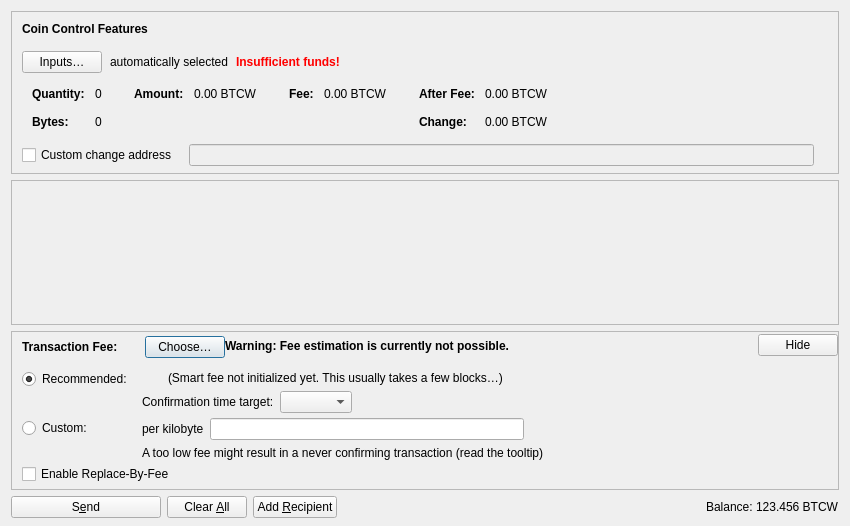
<?xml version="1.0" encoding="UTF-8"?>
<ui version="4.0">
 <class>SendCoinsDialog</class>
 <widget class="QDialog" name="SendCoinsDialog">
  <property name="geometry">
   <rect>
    <x>0</x>
    <y>0</y>
    <width>850</width>
    <height>526</height>
   </rect>
  </property>
  <property name="windowTitle">
   <string>Send Coins</string>
  </property>
  <layout class="QVBoxLayout" name="verticalLayout" stretch="0,1,0,0">
   <property name="bottomMargin">
    <number>8</number>
   </property>
   <item>
    <widget class="QFrame" name="frameCoinControl">
     <property name="sizePolicy">
      <sizepolicy hsizetype="Expanding" vsizetype="Expanding">
       <horstretch>0</horstretch>
       <verstretch>0</verstretch>
      </sizepolicy>
     </property>
     <property name="maximumSize">
      <size>
       <width>16777215</width>
       <height>16777215</height>
      </size>
     </property>
     <property name="frameShape">
      <enum>QFrame::StyledPanel</enum>
     </property>
     <property name="frameShadow">
      <enum>QFrame::Sunken</enum>
     </property>
     <layout class="QVBoxLayout" name="verticalLayoutCoinControl2">
      <property name="spacing">
       <number>0</number>
      </property>
      <property name="leftMargin">
       <number>0</number>
      </property>
      <property name="topMargin">
       <number>0</number>
      </property>
      <property name="rightMargin">
       <number>0</number>
      </property>
      <property name="bottomMargin">
       <number>6</number>
      </property>
      <item>
       <layout class="QVBoxLayout" name="verticalLayoutCoinControl" stretch="0,0,0,0,1">
        <property name="spacing">
         <number>0</number>
        </property>
        <property name="leftMargin">
         <number>10</number>
        </property>
        <property name="topMargin">
         <number>10</number>
        </property>
        <item>
         <layout class="QHBoxLayout" name="horizontalLayoutCoinControl1">
          <property name="bottomMargin">
           <number>15</number>
          </property>
          <item>
           <widget class="QLabel" name="labelCoinControlFeatures">
            <property name="sizePolicy">
             <sizepolicy hsizetype="Preferred" vsizetype="Maximum">
              <horstretch>0</horstretch>
              <verstretch>0</verstretch>
             </sizepolicy>
            </property>
            <property name="font">
             <font>
              <weight>75</weight>
              <bold>true</bold>
             </font>
            </property>
            <property name="styleSheet">
             <string notr="true">font-weight:bold;</string>
            </property>
            <property name="text">
             <string>Coin Control Features</string>
            </property>
           </widget>
          </item>
         </layout>
        </item>
        <item>
         <layout class="QHBoxLayout" name="horizontalLayoutCoinControl2" stretch="0,0,0,0">
          <property name="spacing">
           <number>8</number>
          </property>
          <property name="bottomMargin">
           <number>10</number>
          </property>
          <item>
           <widget class="QPushButton" name="pushButtonCoinControl">
            <property name="styleSheet">
             <string notr="true"/>
            </property>
            <property name="text">
             <string>Inputs…</string>
            </property>
            <property name="autoDefault">
             <bool>false</bool>
            </property>
           </widget>
          </item>
          <item>
           <widget class="QLabel" name="labelCoinControlAutomaticallySelected">
            <property name="text">
             <string>automatically selected</string>
            </property>
            <property name="margin">
             <number>5</number>
            </property>
           </widget>
          </item>
          <item>
           <widget class="QLabel" name="labelCoinControlInsuffFunds">
            <property name="font">
             <font>
              <weight>75</weight>
              <bold>true</bold>
             </font>
            </property>
            <property name="styleSheet">
             <string notr="true">color:red;font-weight:bold;</string>
            </property>
            <property name="text">
             <string>Insufficient funds!</string>
            </property>
            <property name="margin">
             <number>5</number>
            </property>
           </widget>
          </item>
          <item>
           <spacer name="horizontalSpacerCoinControl">
            <property name="orientation">
             <enum>Qt::Horizontal</enum>
            </property>
            <property name="sizeHint" stdset="0">
             <size>
              <width>40</width>
              <height>1</height>
             </size>
            </property>
           </spacer>
          </item>
         </layout>
        </item>
        <item>
         <widget class="QWidget" name="widgetCoinControl" native="true">
          <property name="sizePolicy">
           <sizepolicy hsizetype="Preferred" vsizetype="Preferred">
            <horstretch>0</horstretch>
            <verstretch>0</verstretch>
           </sizepolicy>
          </property>
          <property name="minimumSize">
           <size>
            <width>0</width>
            <height>0</height>
           </size>
          </property>
          <property name="styleSheet">
           <string notr="true"/>
          </property>
          <layout class="QHBoxLayout" name="horizontalLayoutCoinControl5">
           <property name="leftMargin">
            <number>0</number>
           </property>
           <property name="topMargin">
            <number>0</number>
           </property>
           <property name="rightMargin">
            <number>0</number>
           </property>
           <property name="bottomMargin">
            <number>0</number>
           </property>
           <item>
            <layout class="QHBoxLayout" name="horizontalLayoutCoinControl3" stretch="0,0,0,1">
             <property name="spacing">
              <number>20</number>
             </property>
             <property name="topMargin">
              <number>0</number>
             </property>
             <property name="bottomMargin">
              <number>10</number>
             </property>
             <item>
              <layout class="QFormLayout" name="formLayoutCoinControl1">
               <property name="labelAlignment">
                <set>Qt::AlignLeft|Qt::AlignVCenter</set>
               </property>
               <property name="horizontalSpacing">
                <number>10</number>
               </property>
               <property name="verticalSpacing">
                <number>14</number>
               </property>
               <property name="leftMargin">
                <number>10</number>
               </property>
               <property name="topMargin">
                <number>4</number>
               </property>
               <property name="rightMargin">
                <number>6</number>
               </property>
               <item row="0" column="0">
                <widget class="QLabel" name="labelCoinControlQuantityText">
                 <property name="font">
                  <font>
                   <weight>75</weight>
                   <bold>true</bold>
                  </font>
                 </property>
                 <property name="text">
                  <string>Quantity:</string>
                 </property>
                 <property name="margin">
                  <number>0</number>
                 </property>
                </widget>
               </item>
               <item row="0" column="1">
                <widget class="QLabel" name="labelCoinControlQuantity">
                 <property name="cursor">
                  <cursorShape>IBeamCursor</cursorShape>
                 </property>
                 <property name="contextMenuPolicy">
                  <enum>Qt::ActionsContextMenu</enum>
                 </property>
                 <property name="text">
                  <string notr="true">0</string>
                 </property>
                 <property name="margin">
                  <number>0</number>
                 </property>
                 <property name="textInteractionFlags">
                  <set>Qt::LinksAccessibleByMouse|Qt::TextSelectableByKeyboard|Qt::TextSelectableByMouse</set>
                 </property>
                </widget>
               </item>
               <item row="1" column="0">
                <widget class="QLabel" name="labelCoinControlBytesText">
                 <property name="font">
                  <font>
                   <weight>75</weight>
                   <bold>true</bold>
                  </font>
                 </property>
                 <property name="text">
                  <string>Bytes:</string>
                 </property>
                </widget>
               </item>
               <item row="1" column="1">
                <widget class="QLabel" name="labelCoinControlBytes">
                 <property name="cursor">
                  <cursorShape>IBeamCursor</cursorShape>
                 </property>
                 <property name="contextMenuPolicy">
                  <enum>Qt::ActionsContextMenu</enum>
                 </property>
                 <property name="text">
                  <string notr="true">0</string>
                 </property>
                 <property name="textInteractionFlags">
                  <set>Qt::LinksAccessibleByMouse|Qt::TextSelectableByKeyboard|Qt::TextSelectableByMouse</set>
                 </property>
                </widget>
               </item>
              </layout>
             </item>
             <item>
              <layout class="QFormLayout" name="formLayoutCoinControl2">
               <property name="horizontalSpacing">
                <number>10</number>
               </property>
               <property name="verticalSpacing">
                <number>14</number>
               </property>
               <property name="leftMargin">
                <number>6</number>
               </property>
               <property name="topMargin">
                <number>4</number>
               </property>
               <property name="rightMargin">
                <number>6</number>
               </property>
               <item row="0" column="0">
                <widget class="QLabel" name="labelCoinControlAmountText">
                 <property name="font">
                  <font>
                   <weight>75</weight>
                   <bold>true</bold>
                  </font>
                 </property>
                 <property name="text">
                  <string>Amount:</string>
                 </property>
                 <property name="margin">
                  <number>0</number>
                 </property>
                </widget>
               </item>
               <item row="0" column="1">
                <widget class="QLabel" name="labelCoinControlAmount">
                 <property name="cursor">
                  <cursorShape>IBeamCursor</cursorShape>
                 </property>
                 <property name="contextMenuPolicy">
                  <enum>Qt::ActionsContextMenu</enum>
                 </property>
                 <property name="text">
                  <string notr="true">0.00 BTCW</string>
                 </property>
                 <property name="textInteractionFlags">
                  <set>Qt::LinksAccessibleByMouse|Qt::TextSelectableByKeyboard|Qt::TextSelectableByMouse</set>
                 </property>
                </widget>
               </item>
              </layout>
             </item>
             <item>
              <layout class="QFormLayout" name="formLayoutCoinControl3">
               <property name="horizontalSpacing">
                <number>10</number>
               </property>
               <property name="verticalSpacing">
                <number>14</number>
               </property>
               <property name="leftMargin">
                <number>6</number>
               </property>
               <property name="topMargin">
                <number>4</number>
               </property>
               <property name="rightMargin">
                <number>6</number>
               </property>
               <item row="0" column="0">
                <widget class="QLabel" name="labelCoinControlFeeText">
                 <property name="font">
                  <font>
                   <weight>75</weight>
                   <bold>true</bold>
                  </font>
                 </property>
                 <property name="text">
                  <string>Fee:</string>
                 </property>
                 <property name="margin">
                  <number>0</number>
                 </property>
                </widget>
               </item>
               <item row="0" column="1">
                <widget class="QLabel" name="labelCoinControlFee">
                 <property name="cursor">
                  <cursorShape>IBeamCursor</cursorShape>
                 </property>
                 <property name="contextMenuPolicy">
                  <enum>Qt::ActionsContextMenu</enum>
                 </property>
                 <property name="text">
                  <string notr="true">0.00 BTCW</string>
                 </property>
                 <property name="textInteractionFlags">
                  <set>Qt::LinksAccessibleByMouse|Qt::TextSelectableByKeyboard|Qt::TextSelectableByMouse</set>
                 </property>
                </widget>
               </item>
              </layout>
             </item>
             <item>
              <layout class="QFormLayout" name="formLayoutCoinControl4">
               <property name="labelAlignment">
                <set>Qt::AlignLeft|Qt::AlignVCenter</set>
               </property>
               <property name="horizontalSpacing">
                <number>10</number>
               </property>
               <property name="verticalSpacing">
                <number>14</number>
               </property>
               <property name="leftMargin">
                <number>6</number>
               </property>
               <property name="topMargin">
                <number>4</number>
               </property>
               <property name="rightMargin">
                <number>6</number>
               </property>
               <item row="0" column="0">
                <widget class="QLabel" name="labelCoinControlAfterFeeText">
                 <property name="font">
                  <font>
                   <weight>75</weight>
                   <bold>true</bold>
                  </font>
                 </property>
                 <property name="text">
                  <string>After Fee:</string>
                 </property>
                 <property name="margin">
                  <number>0</number>
                 </property>
                </widget>
               </item>
               <item row="0" column="1">
                <widget class="QLabel" name="labelCoinControlAfterFee">
                 <property name="cursor">
                  <cursorShape>IBeamCursor</cursorShape>
                 </property>
                 <property name="contextMenuPolicy">
                  <enum>Qt::ActionsContextMenu</enum>
                 </property>
                 <property name="text">
                  <string notr="true">0.00 BTCW</string>
                 </property>
                 <property name="textInteractionFlags">
                  <set>Qt::LinksAccessibleByMouse|Qt::TextSelectableByKeyboard|Qt::TextSelectableByMouse</set>
                 </property>
                </widget>
               </item>
               <item row="1" column="0">
                <widget class="QLabel" name="labelCoinControlChangeText">
                 <property name="font">
                  <font>
                   <weight>75</weight>
                   <bold>true</bold>
                  </font>
                 </property>
                 <property name="text">
                  <string>Change:</string>
                 </property>
                </widget>
               </item>
               <item row="1" column="1">
                <widget class="QLabel" name="labelCoinControlChange">
                 <property name="cursor">
                  <cursorShape>IBeamCursor</cursorShape>
                 </property>
                 <property name="contextMenuPolicy">
                  <enum>Qt::ActionsContextMenu</enum>
                 </property>
                 <property name="text">
                  <string notr="true">0.00 BTCW</string>
                 </property>
                 <property name="textInteractionFlags">
                  <set>Qt::LinksAccessibleByMouse|Qt::TextSelectableByKeyboard|Qt::TextSelectableByMouse</set>
                 </property>
                </widget>
               </item>
              </layout>
             </item>
            </layout>
           </item>
          </layout>
         </widget>
        </item>
        <item>
         <layout class="QHBoxLayout" name="horizontalLayoutCoinControl4" stretch="0,0,0">
          <property name="spacing">
           <number>12</number>
          </property>
          <property name="sizeConstraint">
           <enum>QLayout::SetDefaultConstraint</enum>
          </property>
          <property name="topMargin">
           <number>5</number>
          </property>
          <property name="rightMargin">
           <number>5</number>
          </property>
          <item>
           <widget class="QCheckBox" name="checkBoxCoinControlChange">
            <property name="toolTip">
             <string>If this is activated, but the change address is empty or invalid, change will be sent to a newly generated address.</string>
            </property>
            <property name="text">
             <string>Custom change address</string>
            </property>
           </widget>
          </item>
          <item>
           <widget class="QValidatedLineEdit" name="lineEditCoinControlChange">
            <property name="enabled">
             <bool>false</bool>
            </property>
            <property name="sizePolicy">
             <sizepolicy hsizetype="Expanding" vsizetype="Fixed">
              <horstretch>0</horstretch>
              <verstretch>0</verstretch>
             </sizepolicy>
            </property>
           </widget>
          </item>
          <item>
           <widget class="QLabel" name="labelCoinControlChangeLabel">
            <property name="sizePolicy">
             <sizepolicy hsizetype="Preferred" vsizetype="Expanding">
              <horstretch>0</horstretch>
              <verstretch>0</verstretch>
             </sizepolicy>
            </property>
            <property name="minimumSize">
             <size>
              <width>0</width>
              <height>0</height>
             </size>
            </property>
            <property name="text">
             <string/>
            </property>
            <property name="margin">
             <number>3</number>
            </property>
           </widget>
          </item>
         </layout>
        </item>
        <item>
         <spacer name="verticalSpacerCoinControl">
          <property name="orientation">
           <enum>Qt::Vertical</enum>
          </property>
          <property name="sizeHint" stdset="0">
           <size>
            <width>800</width>
            <height>1</height>
           </size>
          </property>
         </spacer>
        </item>
       </layout>
      </item>
     </layout>
    </widget>
   </item>
   <item>
    <widget class="QScrollArea" name="scrollArea">
     <property name="widgetResizable">
      <bool>true</bool>
     </property>
     <widget class="QWidget" name="scrollAreaWidgetContents">
      <property name="geometry">
       <rect>
        <x>0</x>
        <y>0</y>
        <width>830</width>
        <height>104</height>
       </rect>
      </property>
      <layout class="QVBoxLayout" name="verticalLayout_2" stretch="0,1">
       <property name="leftMargin">
        <number>0</number>
       </property>
       <property name="topMargin">
        <number>0</number>
       </property>
       <property name="rightMargin">
        <number>0</number>
       </property>
       <property name="bottomMargin">
        <number>0</number>
       </property>
       <item>
        <layout class="QVBoxLayout" name="entries">
         <property name="spacing">
          <number>6</number>
         </property>
        </layout>
       </item>
       <item>
        <spacer name="verticalSpacer">
         <property name="orientation">
          <enum>Qt::Vertical</enum>
         </property>
         <property name="sizeHint" stdset="0">
          <size>
           <width>20</width>
           <height>40</height>
          </size>
         </property>
        </spacer>
       </item>
      </layout>
     </widget>
    </widget>
   </item>
   <item>
    <widget class="QFrame" name="frameFee">
     <property name="sizePolicy">
      <sizepolicy hsizetype="Expanding" vsizetype="Expanding">
       <horstretch>0</horstretch>
       <verstretch>0</verstretch>
      </sizepolicy>
     </property>
     <property name="maximumSize">
      <size>
       <width>16777215</width>
       <height>16777215</height>
      </size>
     </property>
     <property name="frameShape">
      <enum>QFrame::StyledPanel</enum>
     </property>
     <property name="frameShadow">
      <enum>QFrame::Sunken</enum>
     </property>
     <layout class="QVBoxLayout" name="verticalLayoutFee1">
      <property name="spacing">
       <number>0</number>
      </property>
      <property name="leftMargin">
       <number>0</number>
      </property>
      <property name="topMargin">
       <number>0</number>
      </property>
      <property name="rightMargin">
       <number>0</number>
      </property>
      <property name="bottomMargin">
       <number>0</number>
      </property>
      <item>
       <layout class="QVBoxLayout" name="verticalLayoutFee2" stretch="0,0,0">
        <property name="spacing">
         <number>0</number>
        </property>
        <property name="leftMargin">
         <number>10</number>
        </property>
        <property name="topMargin">
         <number>0</number>
        </property>
        <item>
         <layout class="QHBoxLayout" name="horizontalLayoutFee1">
          <property name="bottomMargin">
           <number>0</number>
          </property>
          <item>
           <layout class="QVBoxLayout" name="verticalLayoutFee7">
            <property name="spacing">
             <number>0</number>
            </property>
            <item>
             <spacer name="verticalSpacerSmartFee">
              <property name="orientation">
               <enum>Qt::Vertical</enum>
              </property>
              <property name="sizeType">
               <enum>QSizePolicy::Fixed</enum>
              </property>
              <property name="sizeHint" stdset="0">
               <size>
                <width>1</width>
                <height>4</height>
               </size>
              </property>
             </spacer>
            </item>
            <item>
             <layout class="QHBoxLayout" name="horizontalLayoutSmartFee">
              <property name="spacing">
               <number>10</number>
              </property>
              <item>
               <widget class="QLabel" name="labelFeeHeadline">
                <property name="sizePolicy">
                 <sizepolicy hsizetype="Preferred" vsizetype="Maximum">
                  <horstretch>0</horstretch>
                  <verstretch>0</verstretch>
                 </sizepolicy>
                </property>
                <property name="font">
                 <font>
                  <weight>75</weight>
                  <bold>true</bold>
                 </font>
                </property>
                <property name="styleSheet">
                 <string notr="true">font-weight:bold;</string>
                </property>
                <property name="text">
                 <string>Transaction Fee:</string>
                </property>
               </widget>
              </item>
              <item>
               <widget class="QLabel" name="labelFeeMinimized">
                <property name="text">
                 <string/>
                </property>
               </widget>
              </item>
              <item>
               <widget class="QPushButton" name="buttonChooseFee">
                <property name="text">
                 <string>Choose…</string>
                </property>
               </widget>
              </item>
             </layout>
            </item>
            <item>
             <spacer name="verticalSpacer_5">
              <property name="orientation">
               <enum>Qt::Vertical</enum>
              </property>
              <property name="sizeHint" stdset="0">
               <size>
                <width>1</width>
                <height>1</height>
               </size>
              </property>
             </spacer>
            </item>
           </layout>
          </item>
          <item>
           <widget class="QLabel" name="fallbackFeeWarningLabel">
            <property name="toolTip">
             <string>Using the fallbackfee can result in sending a transaction that will take several hours or days (or never) to confirm. Consider choosing your fee manually or wait until you have validated the complete chain.</string>
            </property>
            <property name="font">
            <font>
                <weight>75</weight>
                <bold>true</bold>
            </font>
            </property>
            <property name="text">
             <string>Warning: Fee estimation is currently not possible.</string>
            </property>
            <property name="wordWrap">
             <bool>false</bool>
            </property>
           </widget>
          </item>
          <item>
           <spacer name="horizontalSpacer_4">
            <property name="orientation">
             <enum>Qt::Horizontal</enum>
            </property>
            <property name="sizeType">
             <enum>QSizePolicy::MinimumExpanding</enum>
            </property>
            <property name="sizeHint" stdset="0">
             <size>
              <width>40</width>
              <height>20</height>
             </size>
            </property>
           </spacer>
          </item>
          <item>
           <widget class="QPushButton" name="buttonMinimizeFee">
            <property name="toolTip">
             <string>Hide transaction fee settings</string>
            </property>
            <property name="text">
             <string>Hide</string>
            </property>
           </widget>
          </item>
         </layout>
        </item>
        <item>
         <widget class="QFrame" name="frameFeeSelection">
          <layout class="QVBoxLayout" name="verticalLayoutFee12">
           <property name="spacing">
            <number>0</number>
           </property>
           <property name="leftMargin">
            <number>0</number>
           </property>
           <property name="topMargin">
            <number>0</number>
           </property>
           <property name="rightMargin">
            <number>0</number>
           </property>
           <property name="bottomMargin">
            <number>0</number>
           </property>
           <item>
            <layout class="QGridLayout" name="gridLayoutFee">
             <property name="topMargin">
              <number>10</number>
             </property>
             <property name="bottomMargin">
              <number>4</number>
             </property>
             <property name="horizontalSpacing">
              <number>10</number>
             </property>
             <property name="verticalSpacing">
              <number>4</number>
             </property>
             <item row="1" column="1">
              <layout class="QVBoxLayout" name="verticalLayoutFee8">
               <property name="spacing">
                <number>6</number>
               </property>
               <item>
                <layout class="QHBoxLayout" name="horizontalLayoutFee13">
                 <item>
                  <widget class="QLabel" name="labelCustomPerKilobyte">
                   <property name="toolTip">
                    <string>Specify a custom fee per kB (1,000 bytes) of the transaction's virtual size.

Note:  Since the fee is calculated on a per-byte basis, a fee rate of "100 satoshis per kvB" for a transaction size of 500 virtual bytes (half of 1 kvB) would ultimately yield a fee of only 50 satoshis.</string>
                   </property>
                   <property name="text">
                    <string>per kilobyte</string>
                   </property>
                  </widget>
                 </item>
                 <item>
                  <widget class="BitcoinAmountField" name="customFee"/>
                 </item>
                 <item>
                  <spacer name="horizontalSpacer_6">
                   <property name="orientation">
                    <enum>Qt::Horizontal</enum>
                   </property>
                   <property name="sizeHint" stdset="0">
                    <size>
                     <width>1</width>
                     <height>1</height>
                    </size>
                   </property>
                  </spacer>
                 </item>
                </layout>
               </item>
               <item>
                <layout class="QHBoxLayout" name="horizontalLayoutFee8">
                 <item>
                  <widget class="QLabel" name="labelCustomFeeWarning">
                   <property name="enabled">
                    <bool>true</bool>
                   </property>
                   <property name="toolTip">
                    <string>When there is less transaction volume than space in the blocks, miners as well as relaying nodes may enforce a minimum fee. Paying only this minimum fee is just fine, but be aware that this can result in a never confirming transaction once there is more demand for bitcoin transactions than the network can process.</string>
                   </property>
                   <property name="text">
                    <string>A too low fee might result in a never confirming transaction (read the tooltip)</string>
                   </property>
                  </widget>
                 </item>
                 <item>
                  <spacer name="horizontalSpacer_2">
                   <property name="orientation">
                    <enum>Qt::Horizontal</enum>
                   </property>
                   <property name="sizeHint" stdset="0">
                    <size>
                     <width>1</width>
                     <height>1</height>
                    </size>
                   </property>
                  </spacer>
                 </item>
                </layout>
               </item>
              </layout>
             </item>
             <item row="0" column="0">
              <layout class="QVBoxLayout" name="verticalLayoutFee4" stretch="0,1">
               <item>
                <widget class="QRadioButton" name="radioSmartFee">
                 <property name="text">
                  <string>Recommended:</string>
                 </property>
                 <property name="checked">
                  <bool>true</bool>
                 </property>
                 <attribute name="buttonGroup">
                  <string notr="true">groupFee</string>
                 </attribute>
                </widget>
               </item>
               <item>
                <spacer name="verticalSpacer_2">
                 <property name="orientation">
                  <enum>Qt::Vertical</enum>
                 </property>
                 <property name="sizeHint" stdset="0">
                  <size>
                   <width>1</width>
                   <height>1</height>
                  </size>
                 </property>
                </spacer>
               </item>
              </layout>
             </item>
             <item row="1" column="0">
              <layout class="QVBoxLayout" name="verticalLayoutFee9" stretch="0,1">
               <item>
                <widget class="QRadioButton" name="radioCustomFee">
                 <property name="text">
                  <string>Custom:</string>
                 </property>
                 <attribute name="buttonGroup">
                  <string notr="true">groupFee</string>
                 </attribute>
                </widget>
               </item>
               <item>
                <spacer name="verticalSpacer_6">
                 <property name="orientation">
                  <enum>Qt::Vertical</enum>
                 </property>
                 <property name="sizeHint" stdset="0">
                  <size>
                   <width>1</width>
                   <height>1</height>
                  </size>
                 </property>
                </spacer>
               </item>
              </layout>
             </item>
             <item row="0" column="1">
              <layout class="QVBoxLayout" name="verticalLayoutFee3" stretch="0,0,1">
               <property name="spacing">
                <number>6</number>
               </property>
               <property name="topMargin">
                <number>2</number>
               </property>
               <item>
                <layout class="QHBoxLayout" name="horizontalLayoutFee12">
                 <item>
                  <widget class="QLabel" name="labelSmartFee">
                   <property name="text">
                    <string/>
                   </property>
                  </widget>
                 </item>
                 <item>
                  <widget class="QLabel" name="labelFeeEstimation">
                   <property name="text">
                    <string/>
                   </property>
                  </widget>
                 </item>
                 <item>
                  <widget class="QLabel" name="labelSmartFee2">
                   <property name="text">
                    <string>(Smart fee not initialized yet. This usually takes a few blocks…)</string>
                   </property>
                  </widget>
                 </item>
                 <item>
                  <spacer name="horizontalSpacer_5">
                   <property name="orientation">
                    <enum>Qt::Horizontal</enum>
                   </property>
                   <property name="sizeHint" stdset="0">
                    <size>
                     <width>1</width>
                     <height>1</height>
                    </size>
                   </property>
                  </spacer>
                 </item>
                </layout>
               </item>
               <item>
                <layout class="QHBoxLayout" name="horizontalLayoutFee9">
                 <item>
                  <layout class="QVBoxLayout" name="verticalLayoutFee6">
                   <item>
                    <widget class="QLabel" name="labelSmartFee3">
                     <property name="text">
                      <string>Confirmation time target:</string>
                     </property>
                    </widget>
                   </item>
                  </layout>
                 </item>
                 <item>
                  <layout class="QVBoxLayout" name="verticalLayoutFee5">
                   <property name="rightMargin">
                    <number>30</number>
                   </property>
                   <item>
                    <layout class="QHBoxLayout" name="horizontalLayoutConfTarget">
                     <property name="bottomMargin">
                      <number>0</number>
                     </property>
                     <item>
                      <widget class="QComboBox" name="confTargetSelector"/>
                     </item>
                     <item>
                      <spacer name="horizontalSpacerConfTarget">
                       <property name="orientation">
                        <enum>Qt::Horizontal</enum>
                       </property>
                       <property name="sizeHint" stdset="0">
                        <size>
                         <width>40</width>
                         <height>20</height>
                        </size>
                       </property>
                      </spacer>
                     </item>
                    </layout>
                   </item>
                  </layout>
                 </item>
                </layout>
               </item>
               <item>
                <spacer name="verticalSpacer_4">
                 <property name="orientation">
                  <enum>Qt::Vertical</enum>
                 </property>
                 <property name="sizeHint" stdset="0">
                  <size>
                   <width>1</width>
                   <height>1</height>
                  </size>
                 </property>
                </spacer>
               </item>
              </layout>
             </item>
            </layout>
           </item>
           <item>
            <widget class="QCheckBox" name="optInRBF">
             <property name="text">
              <string>Enable Replace-By-Fee</string>
             </property>
             <property name="toolTip">
              <string>With Replace-By-Fee (BIP-125) you can increase a transaction's fee after it is sent. Without this, a higher fee may be recommended to compensate for increased transaction delay risk.</string>
             </property>
            </widget>
           </item>
          </layout>
         </widget>
        </item>
        <item>
         <spacer name="verticalSpacerFee">
          <property name="orientation">
           <enum>Qt::Vertical</enum>
          </property>
          <property name="sizeHint" stdset="0">
           <size>
            <width>40</width>
            <height>5</height>
           </size>
          </property>
         </spacer>
        </item>
       </layout>
      </item>
     </layout>
    </widget>
   </item>
   <item>
    <layout class="QHBoxLayout" name="horizontalLayout">
     <item>
      <widget class="QPushButton" name="sendButton">
       <property name="minimumSize">
        <size>
         <width>150</width>
         <height>0</height>
        </size>
       </property>
       <property name="toolTip">
        <string>Confirm the send action</string>
       </property>
       <property name="text">
        <string>S&amp;end</string>
       </property>
       <property name="icon">
        <iconset resource="../bitcoin.qrc">
         <normaloff>:/icons/send</normaloff>:/icons/send</iconset>
       </property>
       <property name="autoDefault">
        <bool>false</bool>
       </property>
       <property name="default">
        <bool>false</bool>
       </property>
      </widget>
     </item>
     <item>
      <widget class="QPushButton" name="clearButton">
       <property name="sizePolicy">
        <sizepolicy hsizetype="Minimum" vsizetype="Fixed">
         <horstretch>0</horstretch>
         <verstretch>0</verstretch>
        </sizepolicy>
       </property>
       <property name="toolTip">
        <string>Clear all fields of the form.</string>
       </property>
       <property name="text">
        <string>Clear &amp;All</string>
       </property>
       <property name="icon">
        <iconset resource="../bitcoin.qrc">
         <normaloff>:/icons/remove</normaloff>:/icons/remove</iconset>
       </property>
       <property name="autoDefault">
        <bool>false</bool>
       </property>
      </widget>
     </item>
     <item>
      <widget class="QPushButton" name="addButton">
       <property name="toolTip">
        <string>Send to multiple recipients at once</string>
       </property>
       <property name="text">
        <string>Add &amp;Recipient</string>
       </property>
       <property name="icon">
        <iconset resource="../bitcoin.qrc">
         <normaloff>:/icons/add</normaloff>:/icons/add</iconset>
       </property>
       <property name="autoDefault">
        <bool>false</bool>
       </property>
      </widget>
     </item>
     <item>
      <spacer name="horizontalSpacer">
       <property name="orientation">
        <enum>Qt::Horizontal</enum>
       </property>
       <property name="sizeHint" stdset="0">
        <size>
         <width>40</width>
         <height>20</height>
        </size>
       </property>
      </spacer>
     </item>
     <item>
      <layout class="QHBoxLayout" name="horizontalLayout_2">
       <property name="spacing">
        <number>3</number>
       </property>
       <item>
        <widget class="QLabel" name="labelBalanceName">
         <property name="sizePolicy">
          <sizepolicy hsizetype="Preferred" vsizetype="Fixed">
           <horstretch>0</horstretch>
           <verstretch>0</verstretch>
          </sizepolicy>
         </property>
         <property name="text">
          <string>Balance:</string>
         </property>
        </widget>
       </item>
       <item>
        <widget class="QLabel" name="labelBalance">
         <property name="sizePolicy">
          <sizepolicy hsizetype="Preferred" vsizetype="Fixed">
           <horstretch>0</horstretch>
           <verstretch>0</verstretch>
          </sizepolicy>
         </property>
         <property name="cursor">
          <cursorShape>IBeamCursor</cursorShape>
         </property>
         <property name="text">
          <string notr="true">123.456 BTCW</string>
         </property>
         <property name="textInteractionFlags">
          <set>Qt::LinksAccessibleByMouse|Qt::TextSelectableByKeyboard|Qt::TextSelectableByMouse</set>
         </property>
        </widget>
       </item>
      </layout>
     </item>
    </layout>
   </item>
  </layout>
 </widget>
 <customwidgets>
  <customwidget>
   <class>QValidatedLineEdit</class>
   <extends>QLineEdit</extends>
   <header>qt/qvalidatedlineedit.h</header>
  </customwidget>
  <customwidget>
   <class>BitcoinAmountField</class>
   <extends>QLineEdit</extends>
   <header>qt/bitcoinamountfield.h</header>
   <container>1</container>
  </customwidget>
 </customwidgets>
 <resources>
  <include location="../bitcoin.qrc"/>
 </resources>
 <connections/>
 <buttongroups>
  <buttongroup name="groupFee"/>
 </buttongroups>
</ui>
